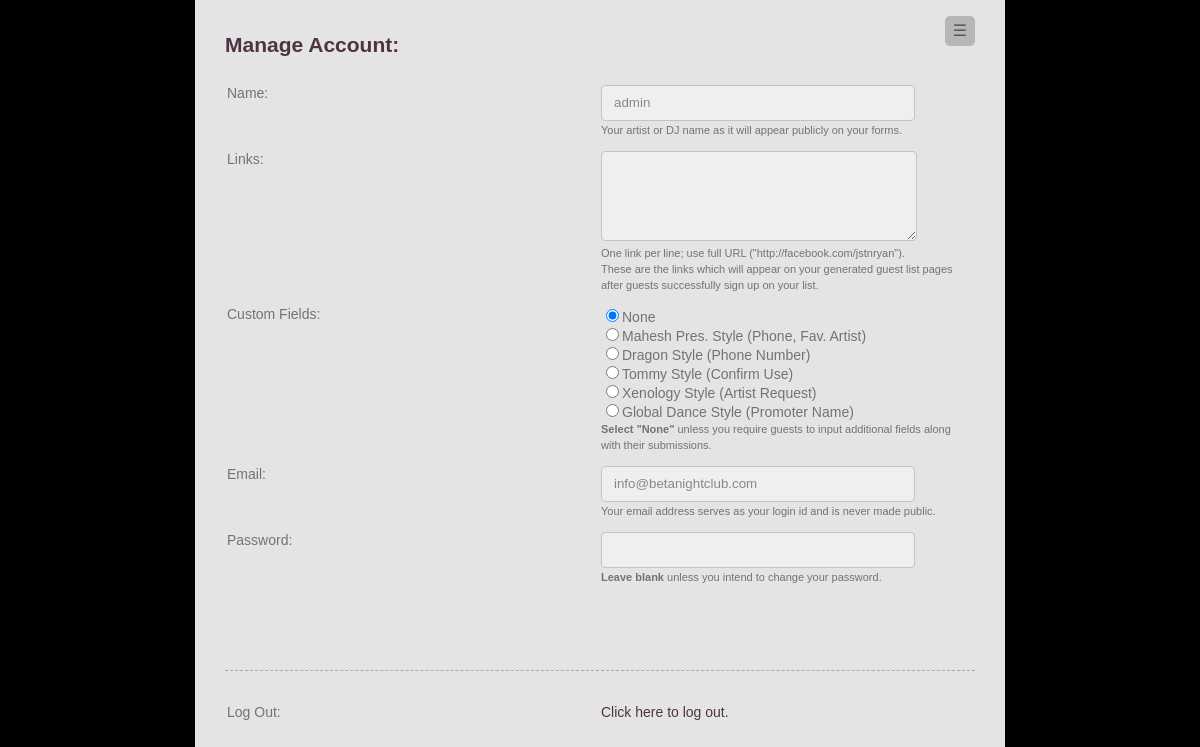
Screenshot of /?a=account (signed in) with the database file from the repository.
### tables this page shows
CREATE TABLE `users` (
  `id` int(11) NOT NULL AUTO_INCREMENT,
  `type` varchar(16) NOT NULL,
  `name` varchar(255) NOT NULL,
  `email` varchar(255) NOT NULL,
  `password` varchar(255) NOT NULL,
  `artistlinks` text NOT NULL,
  `promoterlinks` varchar(255) NOT NULL,
  `customfields` int(1) NOT NULL,
  `association` int(11) NOT NULL,
  `status` text NOT NULL,
  UNIQUE KEY `id` (`id`)
);

### gldb.php (called while the page is built, shortened)
<?php
  function dbgetuserbyid($userid) {
    $query = "SELECT * FROM users WHERE (id = '" . $userid . "') LIMIT 1";
    $result = mysql_query($query) or die('Query failed: ' . mysql_error());
    return mysql_fetch_object($result);
  }
  function dbgetcustomfields() {
    $custom = array();
    $query = "SELECT id, name FROM additionalfields WHERE 1";
    $res = mysql_query($query);
    while ($row = mysql_fetch_assoc($res)) {
      $custom[$row['id']] = $row['name'];
    }
    return $custom;
  }

### glaccount.php (the view, shortened to what this page needs)
<?php
  function show_account($error = NULL) {
    global $user;
?>
<?= getheader(); ?>
<?= navigation(); ?>
      <h2>Manage Account:</h2>
      <form name="account" action="?a=account_update" method="POST">
        <table class="formtable">
          <tr>
            <td>
              <label for="account_name">Name:</label>
            </td>
            <td>
              <input type="text" name="account_name" id="account_name" required="required" value="<?= $user->name ?>" /><br />
              <span class="smalltext">Your artist or DJ name as it will appear publicly on your forms.</span>
            </td>
          </tr>
          <tr>
            <td>
              <label for="account_links">Links:</label>
            </td>
            <td>
              <textarea name="account_links" id="account_links"><?= $user->artistlinks ?></textarea><br />
              <span class="smalltext">One link per line; use full URL ("http://facebook.com/jstnryan").</span><br />
              <span class="smalltext">These are the links which will appear on your generated guest list pages after guests successfully sign up on your list.</span>
            </td>
          </tr>
          <tr>
            <td>
              <label>Custom Fields:</label>
            </td>
            <td>
              <label class="fullwidth"><input type="radio" name="account_fields" id="account_fields_0" value="0"<?php if ($user->customfields == 0) { echo ' checked="checked"'; } ?>>None</label>
<?php
      foreach (dbgetcustomfields() as $id => $name) {
        echo '<label class="fullwidth"><input type="radio" name="account_fields" id="account_fields_'.$id.'" value="'.$id.'"';
        if ($user->customfields == $id) { echo ' checked="checked"'; }
        echo '>'.$name.'</label>';
      }
?>
              <span class="smalltext"><b>Select "None"</b> unless you require guests to input additional fields along with their submissions.</span>
            </td>
          </tr>
          <tr>
            <td>
              <label for="account_email">Email:</label>
            </td>
            <td>
              <input type="email" name="account_email" id="account_email" required="required" value="<?= $user->email ?>" /><br />
              <span class="smalltext">Your email address serves as your login id and is never made public.</span>
            </td>
          </tr>
          <tr>
            <td>
              <label for="account_pass">Password:</label>
            </td>
            <td>
              <input type="text" name="account_pass" id="account_pass" value="" /><br />
              <span class="smalltext"><b>Leave blank</b> unless you intend to change your password.</span>
            </td>
          </tr>
          <tr>
            <td>
            </td>
            <td>
              <input type="submit" name="submit" value="account_submit" />
            </td>
          </tr>
        </table>
      </form>
      <br />
      <hr />
      <br />
      <table class="formtable">
        <tr>
          <td>Log Out:</td>
          <td>
            <a href="?a=logout">Click here to log out.</a>
          </td>
        </tr>
      </table>
    </div>
  </body>
</html>
<?php
  }
?>

### glstyles.css (style rules this page uses)
html, body { height:100%; }
body { background-image:url('http://www.betanightclub.com/GFX/Global/BG.jpg');background-color:#000;font-family:'Arial', 'Helvetica', sans-serif;font-size:14px;margin:0 auto;padding:0; }
h1, h2, h3, h4, h5, h6 { color:#4f3344; }
a:link { color:#4f3344;text-decoration:none; }
hr { border:none;border-bottom:1px dashed #AAA; }
input[type="text"], input[type="email"], input[type="tel"], input[type="url"], input[type="password"], select, textarea { background-color:#efefef;border:1px solid #c4c4c4;color:#888;height:34px;padding:0 0 0 12px;width:300px; }
textarea { height:68px;padding:10px 2px 10px 12px;font-family:'Arial', 'Helvetica', sans-serif;white-space:pre;word-wrap:normal; }
input[type="text"], input[type="email"], input[type="tel"], input[type="url"], input[type="password"], select, textarea { -moz-border-radius:4px;-webkit-border-radius:4px;border-radius:4px; }
input[type="submit"] { background:url('http://betanightclub.com/GFX/Vip/vip_submit.png') no-repeat left bottom;border:none;display:block;height:27px;margin:16px 0 0 0;text-indent:-9999px;width:85px; }
td { padding:8px 0 4px;vertical-align:top; }
.smalltext { font-size:11px; }
.formtable { width:100%; }
.formtable td { width:50%; }
input[type="text"], input[type="email"], input[type="tel"], input[type="url"], input[type="password"], select, textarea { -ms-box-sizing:content-box;-moz-box-sizing:content-box;-webkit-box-sizing:content-box;box-sizing:content-box; }
label.fullwidth { display:block; }

### rows the page displays
users: account_name "admin", customfields "☑ None", customfields "☐ Mahesh Pres. Style (Phone, Fav", customfields "☐ Dragon Style (Phone Number)", customfields "☐ Tommy Style (Confirm Use)", customfields "☐ Xenology Style (Artist Request", customfields "☐ Global Dance Style (Promoter N", account_email "info@betanightclub.com"

### other values shown
$name "Mahesh Pres. Style (Phone, Fav. Artist)"
$name "Dragon Style (Phone Number)"
$name "Tommy Style (Confirm Use)"
$name "Xenology Style (Artist Request)"
$name "Global Dance Style (Promoter Name)"
